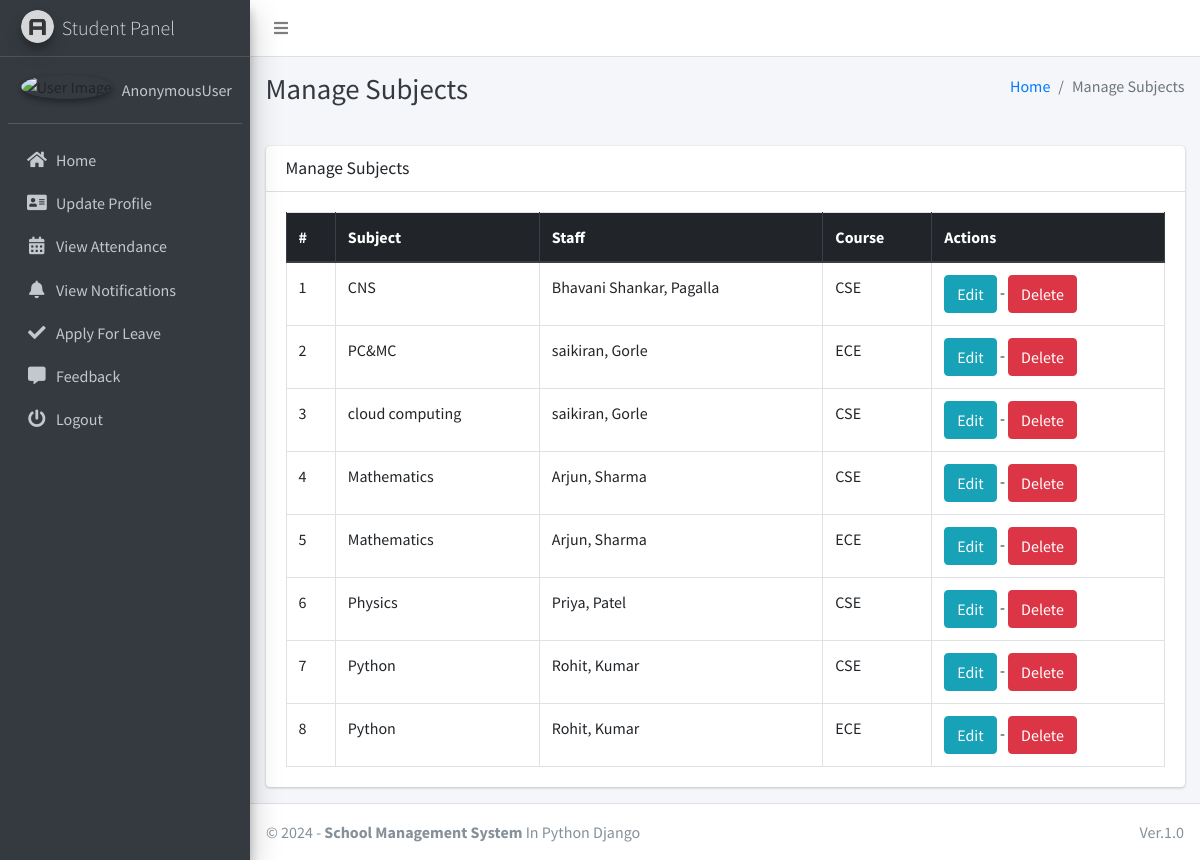
The page /subject/manage/ on the database its author committed.
### main_app/models.py (models this page shows, shortened)
class Subject(models.Model):
    name = models.CharField(max_length=120)
    staff = models.ForeignKey(Staff,on_delete=models.CASCADE,)
    course = models.ForeignKey(Course, on_delete=models.CASCADE)
    updated_at = models.DateTimeField(auto_now=True)
    created_at = models.DateTimeField(auto_now_add=True)

class Staff(models.Model):
    course = models.ForeignKey(Course, on_delete=models.DO_NOTHING, null=True, blank=False)
    admin = models.OneToOneField(CustomUser, on_delete=models.CASCADE)

class CustomUser(AbstractUser):
    USER_TYPE = ((1, "HOD"), (2, "Staff"), (3, "Student"))
    GENDER = [("M", "Male"), ("F", "Female")]
    username = None  # Removed username, using email instead
    email = models.EmailField(unique=True)
    user_type = models.CharField(default=1, choices=USER_TYPE, max_length=1)
    gender = models.CharField(max_length=1, choices=GENDER)
    profile_pic = models.ImageField()
    address = models.TextField()
    fcm_token = models.TextField(default="")  # For firebase notifications
    created_at = models.DateTimeField(auto_now_add=True)
    updated_at = models.DateTimeField(auto_now=True)
    USERNAME_FIELD = "email"
    REQUIRED_FIELDS = []
    objects = CustomUserManager()
    def __str__(self):
        return self.last_name + ", " + self.first_name

class Course(models.Model):
    name = models.CharField(max_length=120)
    created_at = models.DateTimeField(auto_now_add=True)
    updated_at = models.DateTimeField(auto_now=True)

### main_app/hod_views.py (the view)
# urls.py: path("subject/manage/", hod_views.manage_subject, name='manage_subject'),
def manage_subject(request):
    subjects = Subject.objects.all()
    context = {
        'subjects': subjects,
        'page_title': 'Manage Subjects'
    }
    return render(request, "hod_template/manage_subject.html", context)

### main_app/templates/hod_template/manage_subject.html
{% extends 'main_app/base.html' %}
{% load static %}
{% block page_title %}{{page_title}}{% endblock page_title %}
{% block content %}
<section class="content">
    <div class="container-fluid">
        <div class="row">
            <div class="col-md-12">
                <div class="card">
                    <div class="card-header">
                        <h3 class="card-title">{{page_title}}</h3>
                    </div>
                    <div class="card-body">
                        <table id="example2" class="table table-bordered table-hover">
                            <thead class="thead-dark">
                                <tr>
                                    <th>#</th>
                                    <th>Subject</th>
                                    <th>Staff</th>
                                    <th>Course</th>
                                    <th>Actions</th>
                                </tr>
                            </thead>
                            <tbody>
                                {% for subject in subjects %}
                                <tr>
                                    <td>{{ forloop.counter }}</td>
                                    <td>{{subject.name}}</td>
                                    <td>{{subject.staff.admin}}</td>
                                    <td>{{subject.course.name}}</td>
                                    <td>
                                        <a href="{% url 'edit_subject' subject.id %}" class="btn btn-info">Edit</a> -
                                        <a href="{% url 'delete_subject' subject.id %}" onclick="return confirm('Are you sure you want to delete this ?')" class="btn btn-danger">Delete</a>
                                    </td>
                                </tr>
                                {% endfor %}
                            </tbody>
                        </table>
                    </div>
                </div>
            </div>
        </div>
    </div>
</section>
{% endblock content %}

### rows shown on the page
Subject: name "CNS", staff.admin "Bhavani Shankar, Pagalla", course.name "CSE"
Subject: name "PC&MC", staff.admin "saikiran, Gorle", course.name "ECE"
Subject: name "cloud computing", staff.admin "saikiran, Gorle", course.name "CSE"
Subject: name "Mathematics", staff.admin "Arjun, Sharma", course.name "CSE"
Subject: name "Mathematics", staff.admin "Arjun, Sharma", course.name "ECE"
Subject: name "Physics", staff.admin "Priya, Patel", course.name "CSE"
Subject: name "Python", staff.admin "Rohit, Kumar", course.name "CSE"
Subject: name "Python", staff.admin "Rohit, Kumar", course.name "ECE"

### other values the page prints
{{ user }} "AnonymousUser"
{{ page_title }} "Manage Subjects"
